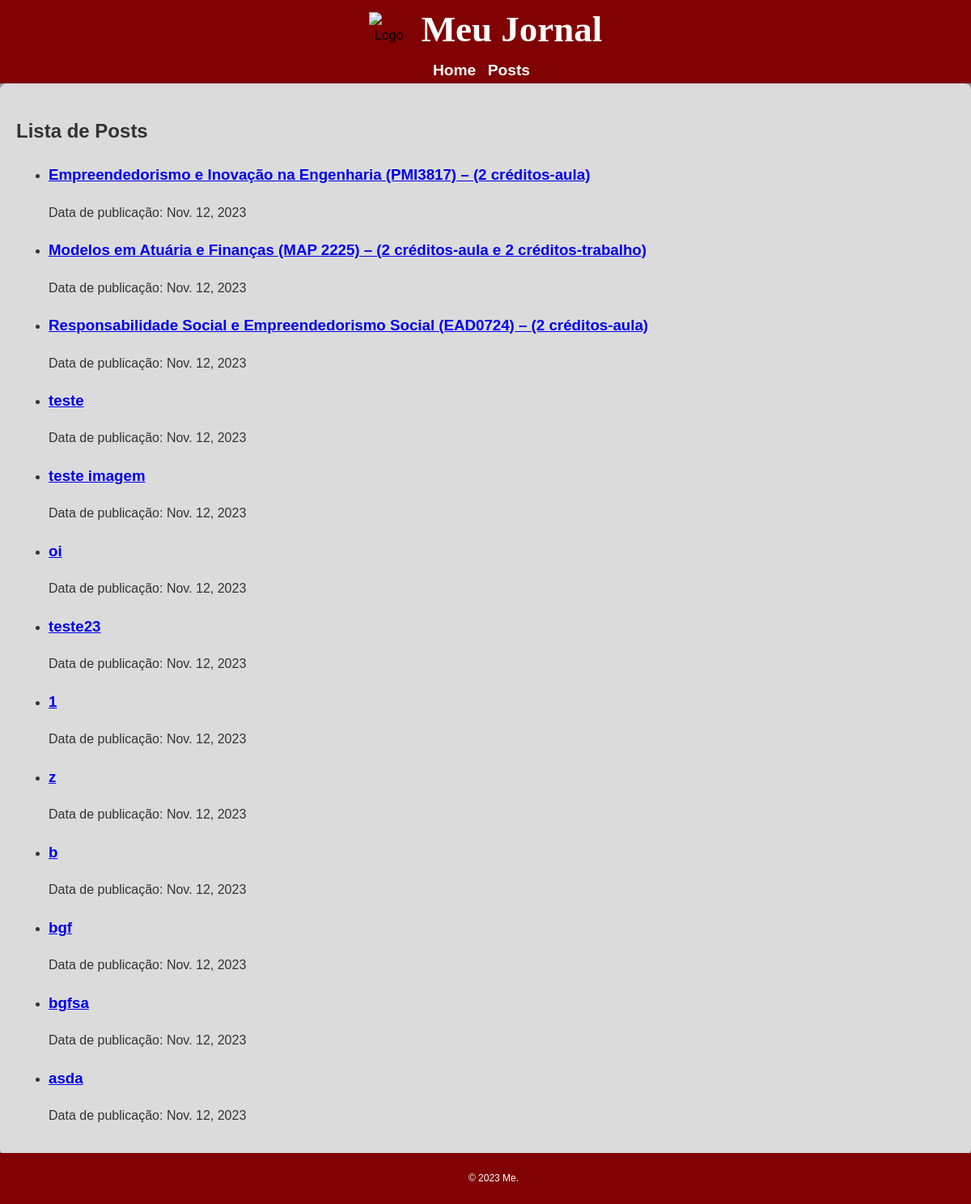
The app's page /posts/, older data.
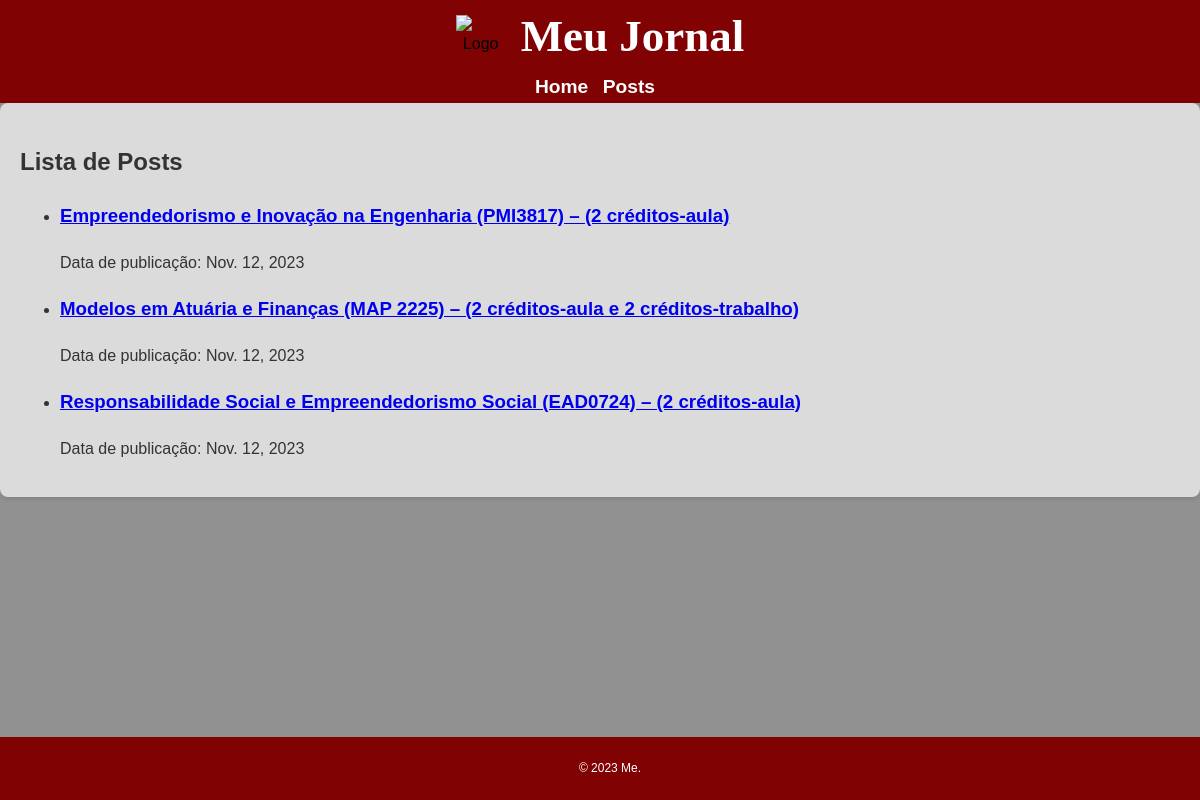
The same page, newer data.
### noticias/models.py (models this page shows, shortened)
class Post(models.Model):
    title = models.CharField(max_length=200)
    content = models.TextField()
    image = models.URLField(blank=True)
    published_date = models.DateTimeField(default=timezone.now)

### noticias/views.py (the view)
# urls.py: path('posts/', PostListView.as_view(), name='post_list'),
class PostListView(ListView):
    model = Post
    template_name = 'noticias/post_list.html'
    context_object_name = 'posts'

### noticias/templates/noticias/post_list.html (shortened to what this page needs)
{% extends 'noticias/base.html' %}
{% block content %}
    <h2>Lista de Posts</h2>
    {% if posts %}
        <ul>
            {% for post in posts %}
                <li>
                    <h3><a href="{% url 'post_detail' pk=post.pk %}">{{ post.title }}</a></h3>
                    {% with formatted_date=post.published_date|date %}
                        <p>Data de publicação: {{ formatted_date }}</p>
                    {% endwith %}
                </li>
            {% endfor %}
        </ul>
    {% else %}
        <p>Nenhum post disponível.</p>
    {% endif %}
{% endblock %}

Row changes from the older to the newer data that the page shows:
removed Post: title "teste", published_date "Nov. 12, 2023"
removed Post: title "teste imagem", published_date "Nov. 12, 2023"
removed Post: title "oi", published_date "Nov. 12, 2023"
removed Post: title "teste23", published_date "Nov. 12, 2023"
removed Post: title "1", published_date "Nov. 12, 2023"
removed Post: title "z", published_date "Nov. 12, 2023"
removed Post: title "b", published_date "Nov. 12, 2023"
removed Post: title "bgf", published_date "Nov. 12, 2023"
removed Post: title "bgfsa", published_date "Nov. 12, 2023"
removed Post: title "asda", published_date "Nov. 12, 2023"
